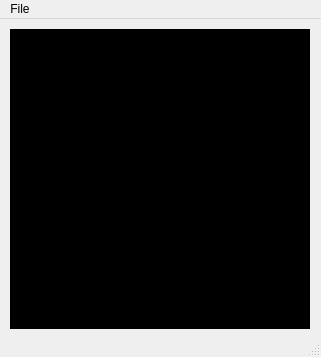
<?xml version="1.0" encoding="UTF-8"?>
<ui version="4.0">
 <class>MainWindow</class>
 <widget class="QMainWindow" name="MainWindow">
  <property name="geometry">
   <rect>
    <x>0</x>
    <y>0</y>
    <width>321</width>
    <height>357</height>
   </rect>
  </property>
  <property name="windowTitle">
   <string>MainWindow</string>
  </property>
  <widget class="QWidget" name="centralwidget">
   <widget class="RenderArea" name="render_area" native="true">
    <property name="geometry">
     <rect>
      <x>10</x>
      <y>10</y>
      <width>300</width>
      <height>300</height>
     </rect>
    </property>
    <property name="minimumSize">
     <size>
      <width>300</width>
      <height>300</height>
     </size>
    </property>
    <property name="styleSheet">
     <string notr="true">background: rgb(0, 0, 0);</string>
    </property>
   </widget>
  </widget>
  <widget class="QMenuBar" name="menubar">
   <property name="geometry">
    <rect>
     <x>0</x>
     <y>0</y>
     <width>321</width>
     <height>22</height>
    </rect>
   </property>
   <widget class="QMenu" name="menuFIle">
    <property name="title">
     <string>File</string>
    </property>
    <addaction name="actionRun_Scenario"/>
    <addaction name="actionOpen_Scenario"/>
   </widget>
   <addaction name="menuFIle"/>
  </widget>
  <widget class="QStatusBar" name="statusbar"/>
  <action name="actionRun_Scenario">
   <property name="text">
    <string>Run Scenario</string>
   </property>
  </action>
  <action name="actionOpen_Scenario">
   <property name="text">
    <string>Open Scenario</string>
   </property>
  </action>
 </widget>
 <customwidgets>
  <customwidget>
   <class>RenderArea</class>
   <extends>QWidget</extends>
   <header>renderarea</header>
   <container>1</container>
  </customwidget>
 </customwidgets>
 <resources/>
 <connections/>
</ui>
